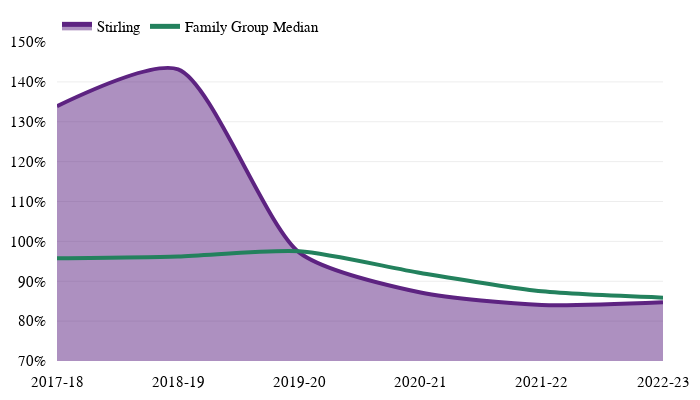

Write notebook code for a chart like this one.
### Markdown cell above
#### Show Graph Examples

### Code cell
LineChart.show()

### Figure 1 — Plotly figure (JSON) as saved in the notebook; plotly's stock layout.template omitted (floating-point values rounded to 4 significant figures)
{"data": [{"fill": "tozeroy", "line": {"color": "#5d2381", "shape": "spline", "smoothing": 0.7, "width": 4}, "mode": "lines", "name": "Stirling", "showlegend": true, "type": "scatter", "x": ["2017-18", "2018-19", "2019-20", "2020-21", "2021-22", "2022-23"], "y": [1.339, 1.431, 0.9719, 0.8717, 0.8404, 0.8473]}, {"fill": "tozeroy", "line": {"color": "#5d2381", "dash": "dash", "shape": "spline", "smoothing": 0.7, "width": 4}, "mode": "lines", "name": "DashedLineLA", "showlegend": false, "type": "scatter", "x": [], "y": []}, {"line": {"color": "#23815d", "shape": "spline", "smoothing": 0.7, "width": 4}, "mode": "lines", "name": "Family Group Median", "showlegend": true, "type": "scatter", "x": ["2017-18", "2018-19", "2019-20", "2020-21", "2021-22", "2022-23"], "y": [0.9577, 0.9623, 0.9752, 0.9208, 0.8747, 0.8589]}, {"line": {"color": "#23815d", "dash": "dash", "shape": "spline", "smoothing": 0.7, "width": 4}, "mode": "lines", "name": "DashedLineFG", "showlegend": false, "type": "scatter", "x": [], "y": []}], "layout": {"font": {"color": "black", "family": "Segoe UI Semibold"}, "height": 400, "legend": {"bgcolor": "rgba(0, 0, 0, 0)", "font": {"size": 15}, "itemsizing": "constant", "orientation": "h", "x": 0, "xanchor": "left", "y": 1.1, "yanchor": "top"}, "margin": {"b": 10, "l": 10, "pad": 10, "r": 10, "t": 10}, "plot_bgcolor": "rgba(0, 0, 0, 0)", "width": 700, "xaxis": {"tickfont": {"size": 15}, "type": "category"}, "yaxis": {"gridcolor": "#ededed", "range": [0.7, 1.5], "tickfont": {"size": 15}, "tickformat": ",.0%", "tickprefix": "", "ticksuffix": ""}}}
